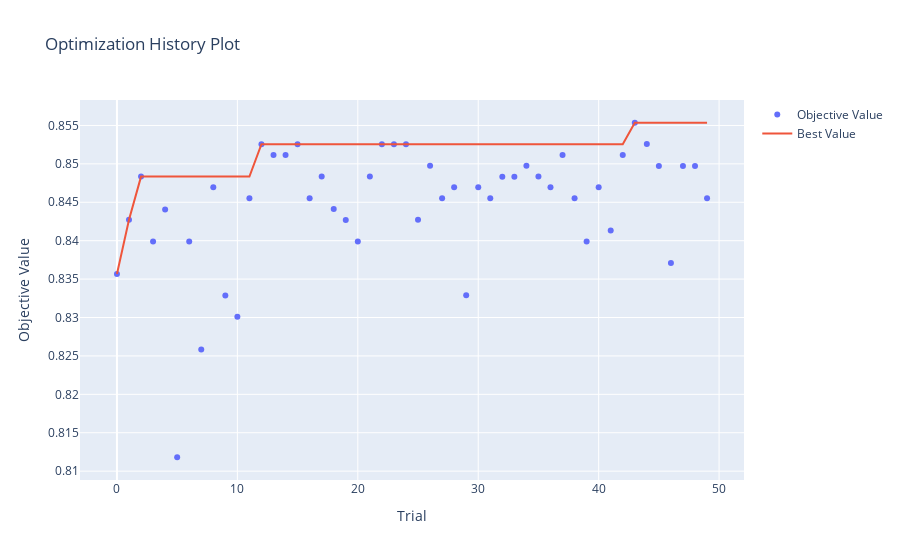

Notebook source saved alongside this figure:
### Markdown cell above
From the plots, it can be seen that after 20 trials, the objective value doesn't seem to increase further, so no need to increase trials.

### Code cell
# Optuna tuning for CatBoost
def objectives(trial):
    cat_params = {
        'depth':trial.suggest_int('depth',4,10), # 4, 5
        'iterations':trial.suggest_int('iterations',200,1000), # 200, 300
        'l2_leaf_reg':trial.suggest_int('l2_leaf_reg',6,7), # 6,7
        'learning_rate':trial.suggest_float('learning_rate',.03,.08, log=True), #.08,.09
    }

    # instantiate model 
    cat_opt = cat.CatBoostClassifier(**cat_params, verbose=False, eval_metric='Accuracy', random_state=12) 

    cv = StratifiedKFold(n_splits=5, shuffle=True, random_state=12)

    # score 
    score = cross_val_score(cat_opt,
                            X_train,
                            y_train,
                            cv=cv,
                            scoring='accuracy',
                            error_score='raise'
                            ).mean()
    
    return score

# create study
study = opt.create_study(direction='maximize')

# optimize study
study.optimize(objectives, n_trials=50)

# return metrics 
cat_opt_score = study.best_value
cat_opt_params = study.best_params

print(f'Accuracy = {cat_opt_score}, \n Best parameters = {cat_opt_params}')

opt.visualization.plot_optimization_history(study).show()

### Figure 1 — Plotly figure (JSON) as saved in the notebook; plotly's stock layout.template omitted (floating-point values rounded to 4 significant figures)
{"data": [{"mode": "markers", "name": "Objective Value", "type": "scatter", "x": [0, 1, 2, 3, 4, 5, 6, 7, 8, 9, 10, 11, 12, 13, 14, 15, 16, 17, 18, 19, 20, 21, 22, 23, 24, 25, 26, 27, 28, 29, 30, 31, 32, 33, 34, 35, 36, 37, 38, 39, 40, 41, 42, 43, 44, 45, 46, 47, 48, 49], "y": [0.8357, 0.8427, 0.8483, 0.8399, 0.8441, 0.8118, 0.8399, 0.8258, 0.8469, 0.8329, 0.8301, 0.8455, 0.8526, 0.8512, 0.8511, 0.8525, 0.8455, 0.8484, 0.8441, 0.8427, 0.8399, 0.8484, 0.8526, 0.8525, 0.8526, 0.8427, 0.8497, 0.8455, 0.8469, 0.8329, 0.847, 0.8455, 0.8483, 0.8483, 0.8498, 0.8483, 0.8469, 0.8512, 0.8455, 0.8399, 0.8469, 0.8413, 0.8512, 0.8554, 0.8526, 0.8497, 0.8371, 0.8497, 0.8497, 0.8455]}, {"mode": "lines", "name": "Best Value", "type": "scatter", "x": [0, 1, 2, 3, 4, 5, 6, 7, 8, 9, 10, 11, 12, 13, 14, 15, 16, 17, 18, 19, 20, 21, 22, 23, 24, 25, 26, 27, 28, 29, 30, 31, 32, 33, 34, 35, 36, 37, 38, 39, 40, 41, 42, 43, 44, 45, 46, 47, 48, 49], "y": [0.8357, 0.8427, 0.8483, 0.8483, 0.8483, 0.8483, 0.8483, 0.8483, 0.8483, 0.8483, 0.8483, 0.8483, 0.8526, 0.8526, 0.8526, 0.8526, 0.8526, 0.8526, 0.8526, 0.8526, 0.8526, 0.8526, 0.8526, 0.8526, 0.8526, 0.8526, 0.8526, 0.8526, 0.8526, 0.8526, 0.8526, 0.8526, 0.8526, 0.8526, 0.8526, 0.8526, 0.8526, 0.8526, 0.8526, 0.8526, 0.8526, 0.8526, 0.8526, 0.8554, 0.8554, 0.8554, 0.8554, 0.8554, 0.8554, 0.8554]}, {"marker": {"color": "#cccccc"}, "mode": "markers", "name": "Infeasible Trial", "showlegend": false, "type": "scatter", "x": [], "y": []}], "layout": {"title": {"text": "Optimization History Plot"}, "xaxis": {"title": {"text": "Trial"}}, "yaxis": {"title": {"text": "Objective Value"}}}}
